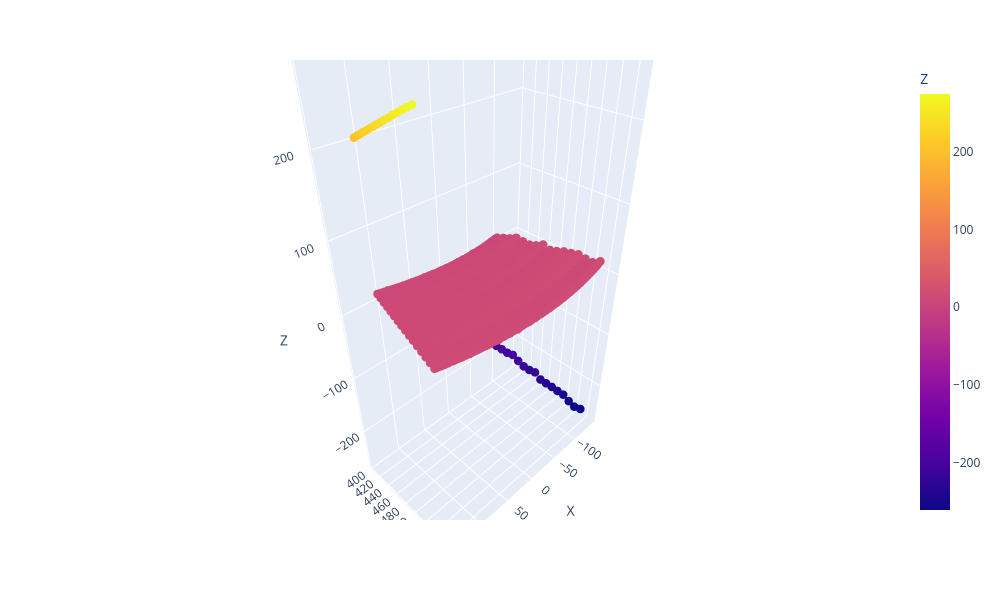

Notebook cell for this chart:
### Code cell
Draw_diff_between_old_and_new_maps_3D(imodule=1)

### Figure 1 — Plotly figure (JSON) as saved in the notebook; plotly's stock layout.template omitted (floating-point values rounded to 4 significant figures; data arrays with more than 128 entries replaced by an {"elided": "..."} marker saying what was removed)
{"data": [{"hovertemplate": "X=%{x}<br>Y=%{y}<br>Z=%{marker.color}<extra></extra>", "legendgroup": "", "marker": {"color": {"elided": "2048 float values"}, "coloraxis": "coloraxis", "size": 5, "symbol": "circle"}, "mode": "markers", "name": "", "scene": "scene", "showlegend": false, "type": "scatter3d", "x": {"elided": "2048 float values"}, "y": {"elided": "2048 float values"}, "z": {"elided": "2048 float values"}}], "layout": {"coloraxis": {"colorbar": {"title": {"text": "Z"}}, "colorscale": [[0, "#0d0887"], [0.1111, "#46039f"], [0.2222, "#7201a8"], [0.3333, "#9c179e"], [0.4444, "#bd3786"], [0.5556, "#d8576b"], [0.6667, "#ed7953"], [0.7778, "#fb9f3a"], [0.8889, "#fdca26"], [1, "#f0f921"]]}, "height": 600, "legend": {"tracegroupgap": 0}, "margin": {"t": 60}, "scene": {"domain": {"x": [0, 1], "y": [0, 1]}, "xaxis": {"title": {"text": "X"}}, "yaxis": {"title": {"text": "Y"}}, "zaxis": {"title": {"text": "Z"}}}, "width": 1000}}
